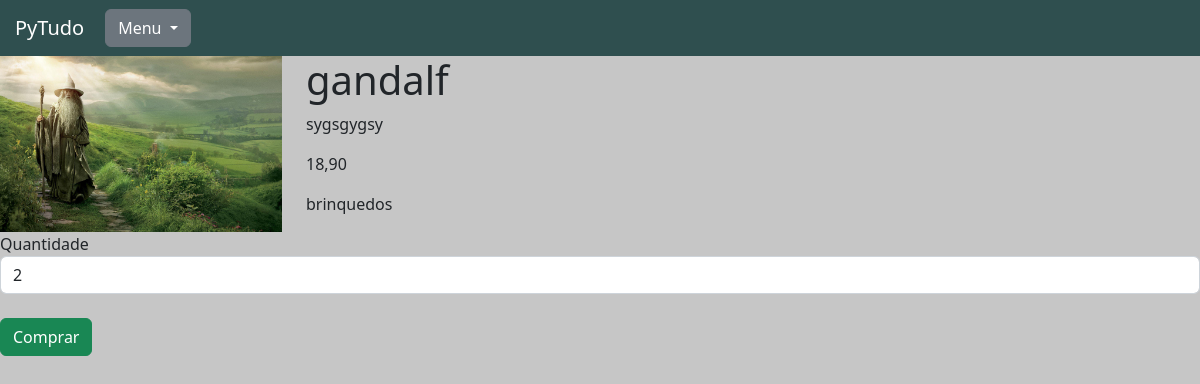
Page /produtos/ver_produto/2 on the committed database.
### produtos/models.py (models this page shows, shortened)
class Produtos(models.Model):
    nome = models.CharField(max_length=50)
    descricao = models.TextField()
    foto = models.ImageField()
    preco = models.DecimalField(max_digits=6, decimal_places=2)
    categoria = models.ForeignKey(Categoria, null=True, on_delete=models.SET_NULL)
    quantidade = models.IntegerField(default=0)

class Categoria(models.Model):
    nome = models.CharField(max_length=40)
    def __str__(self):
        return self.nome

### produtos/views.py (the view)
# urls.py: path('ver_produto/<int:id>', views.ver_produto, name='ver_produto'),
def ver_produto(request, id):
    produto = Produtos.objects.get(id=id)
    return render(request, 'ver_produto.html', {'produto': produto})

### produtos/templates/ver_produto.html (shortened to what this page needs)
{% extends 'base.html' %}
{% load static %}
{% block 'head' %}
    <link href="{% static 'produtos/css/ver_produto.css' %}" rel="stylesheet">
{% endblock %}
{% block 'body' %}
    <div class="row">
        <div class="col-md-3">
            <img width="100%" src="{{produto.foto.url}}">
        </div>
        <div class="col-md">
            <h1 class="titulo">{{produto.nome}}</h1>
            <p class="paragrafo">{{produto.descricao}}</p>
            <p class="paragrafo">{{produto.preco}}</p>
            <p class="paragrafo">{{produto.categoria}}</p>
        </div>
        <form action="{% url 'vender_produto' produto.id %}" method="POST"> {% csrf_token %}
            <label>Quantidade</label>
            <input class="form-control" type="number"  value="{{produto.quantidade}}" name="quantidade">
            <br>
            <input class="btn btn-success" type="submit" value="Comprar">
        </form>
    </div>
{% endblock %}

### pytudo/templates/static/base/css/base.css (style rules this page uses)
body { background-color: #C6C6C6 !important; }

### rows in the picture
Produtos: foto (picture), nome "gandalf", descricao "sygsgygsy", preco "18,90", categoria "brinquedos", quantidade "2"
